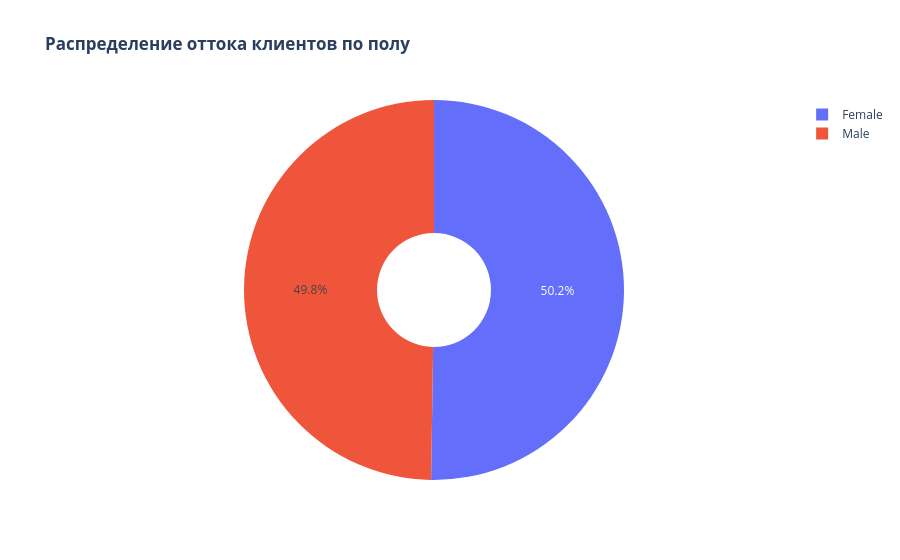

This figure's notebook cell:
### Code cell
values = df[df['Churn']=='Yes']['gender'].value_counts()
labels=values.index

fig = go.Figure(data=[go.Pie(labels=labels, values=values, hole=.3)])
fig.update_layout(title_text="<b>Распределение оттока клиентов по полу</b>")
fig.show()
print("Вывод пол не влияет на отток")

### Figure 1 — Plotly figure (JSON) as saved in the notebook; plotly's stock layout.template omitted (floating-point values rounded to 4 significant figures)
{"data": [{"hole": 0.3, "labels": ["Female", "Male"], "type": "pie", "values": [939, 930]}], "layout": {"title": {"text": "<b>Распределение оттока клиентов по полу</b>"}}}
